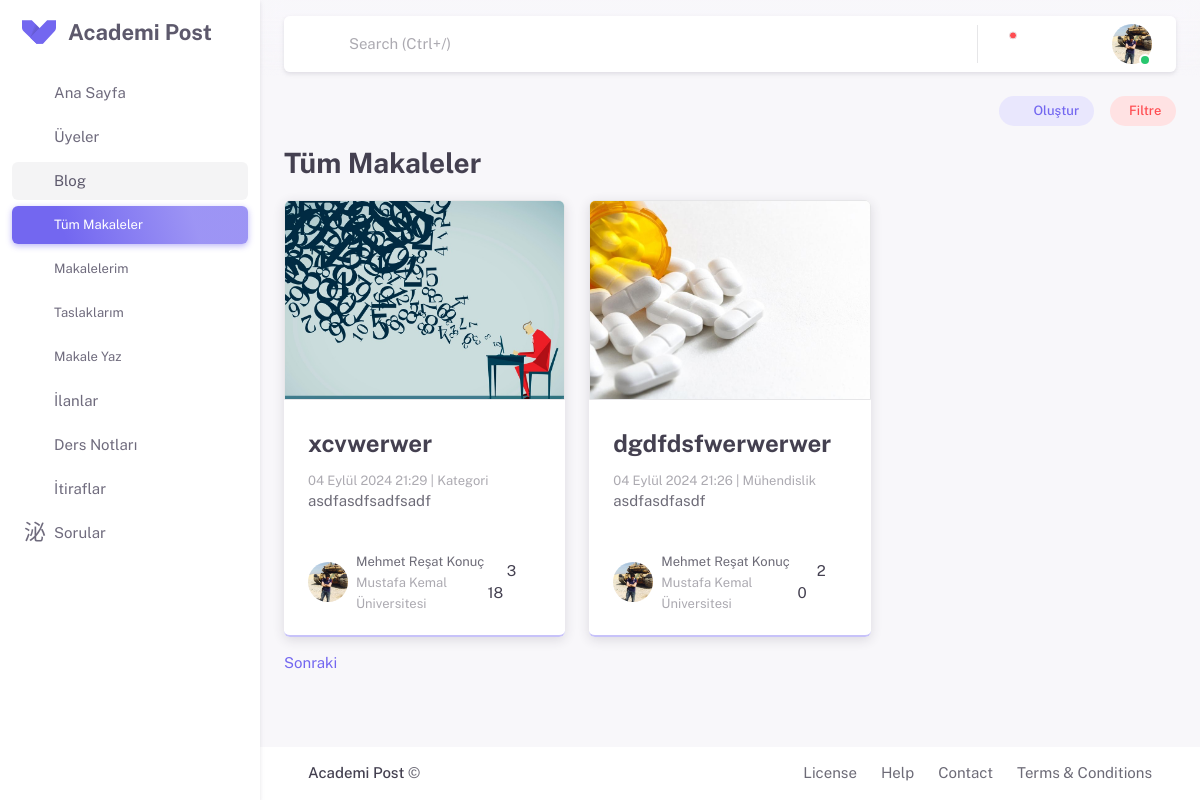
/blogs/ (signed in), run on the app's committed database.
### apps/settings/models.py (models this page shows, shortened)
class SiteSettingsModel(models.Model):
    siteName = models.CharField(max_length=50, verbose_name="Site Adı")
    siteDescription = models.TextField(verbose_name="Site Açıklaması")
    class Meta:
        verbose_name = "Site Ayarı"
        verbose_name_plural = "Site Ayarları"

### apps/blogs/models.py (models this page shows, shortened)
class ArticlesModel(models.Model):
    user = models.ForeignKey(settings.AUTH_USER_MODEL,
                            on_delete=models.CASCADE)
    title = models.CharField(max_length=155)
    content = RichTextUploadingField()
    futured_image = models.ImageField(upload_to=upload_to)
    comments = GenericRelation(Comment)
    likes = GenericRelation(Like)
    create_at = models.DateTimeField(auto_now_add=True)
    category = TreeForeignKey(Category, on_delete=models.CASCADE)
    is_published = models.BooleanField(default=False)
    slug = models.SlugField(unique=True, max_length=160, blank=True, editable=False)
    class Meta:
        ordering = ['-create_at']

class Category(MPTTModel):
    name = models.CharField(max_length=100, unique=True)
    parent = TreeForeignKey('self', on_delete=models.CASCADE, null=True, blank=True, related_name='children')
    class MPTTMeta:
        order_insertion_by = ['name']
    def __str__(self):
        return self.name

### apps/profiles/models.py (models this page shows)
class ProfilePictureModel(models.Model):
    user = models.OneToOneField(settings.AUTH_USER_MODEL, on_delete=models.CASCADE)
    profile_photo = models.ImageField(
        upload_to='profile_photos', blank=True, null=True)

class EducationalInformationModel(models.Model):
    User = models.OneToOneField(settings.AUTH_USER_MODEL,
                             on_delete=models.CASCADE)
    Country = models.ForeignKey(inputs.CountriesModel,
                             on_delete=models.CASCADE)
    University = models.ForeignKey(inputs.UniversitiesModel,
                             on_delete=models.CASCADE)
    Department = models.ForeignKey(inputs.DepartmentsModel,
                             on_delete=models.CASCADE)
    Status = models.ForeignKey(inputs.StatusModel,
                             on_delete=models.CASCADE)

### apps/inputs/models.py (models this page shows)
class UniversitiesModel(models.Model):
    Countries = models.ForeignKey(CountriesModel, on_delete=models.CASCADE)
    Universities = models.CharField(max_length=255)
    def __str__(self):
        return self.Universities

### apps/blogs/views.py (the view, shortened to what this page needs)
# urls.py: path('', views.ArticlesView.as_view(), name='articles'),
class ArticlesView(View):
    model_data = ArticlesModel
    user_filter_model = UserFilterModel
    filter_form = UserFilter
    user_filter_form = UserFilterForm
    template = 'blogs/index.html'
    context = {'siteTitle': 'Makaleler'}
    paginate_by = 2
    def get(self, request):
        user_filter, created = self.user_filter_model.objects.get_or_create(user=request.user)
        data = self.model_data.objects.filter(is_published=True).order_by('-create_at')
        data = data.annotate(
            like_count=Count('likes', distinct=True),
            comment_count=Count('comments', distinct=True)
        )
        filter = self.filter_form(model_to_dict(user_filter), queryset=data)
        filtered_data = filter.qs
        sorted_data = filtered_data
        paginator = Paginator(sorted_data, self.paginate_by)
        page_number = request.GET.get('page')
        page_obj = paginator.get_page(page_number)
        self.context.update({
            'data': page_obj,
            'filter': filter,
            'user_filter': user_filter,
        })
        return render(request, self.template, self.context)

### apps/inputs/models.py (called while the page is built)
    def __str__(self):
        return self.Countries

    def __str__(self):
        return self.Departments

    def __str__(self):
        return self.Status

### apps/notifications/context_processors.py (called while the page is built)
def processors(request):
    context = {
        }
    if request.user.is_authenticated:
        notifications_header = Notification.objects.filter(user=request.user, is_read=False).order_by('-created_at')
        chats = Chat.objects.filter(
                Q(first_user=request.user) | Q(second_user=request.user)
            ).annotate(
                last_message_time=Max('message__timestamp')
            ).order_by('-last_message_time')
        for chat in chats:
            messages = Message.objects.filter(chat=chat, receiver=request.user, is_read=False)
            if not messages:
                chats = chats.exclude(id=chat.id)
        context.update({
                'notifications_header': notifications_header,
                'chats_header' : chats,
            })
    return context

### apps/blogs/templates/blogs/index.html (shortened to what this page needs)
{% extends 'partials/base.html' %}
{% load static %}
{% load crispy_forms_tags %}
{% block extra_css %}
<link rel="stylesheet" href="{% static 'assets/vendor/libs/bootstrap-select/bootstrap-select.css' %}" />
<link rel="stylesheet" href="{% static 'assets/vendor/libs/spinkit/spinkit.css' %}" />
<link rel="stylesheet" href="{% static 'assets/css/pages/blogs/index.css' %}" />
{% endblock extra_css%}
{% block content %}
<div class="d-flex bd-highlight mb-4">
   <div class="p-2 flex-grow-1 bd-highlight">
   </div>
   <div class="bd-highlight me-4">
      <a href="{% url 'article_add' %}" class="btn btn-sm btn-label-primary rounded-pill" ><i class="ti ti-plus me-1"></i>Oluştur</a>
   </div>
   <div class="bd-highlight">
      <button class="btn btn-sm btn-label-danger rounded-pill" data-bs-toggle="offcanvas" data-bs-target="#filter-canvas" aria-controls="offcanvasEnd">Filtre</button>
   </div>
</div>
<div  class="mb-4">
   <h3 class="mb-0 fw-bold">Tüm Makaleler</h3>
</div>
{% include 'blogs/article_list.html' %}
{% endblock content %}

### templates/partials/sidebar.html (shortened to what this page needs)
<aside id="layout-menu" class="layout-menu menu-vertical menu bg-menu-theme">
    <div class="app-brand demo">
      <a href="{% url 'home' %}" class="app-brand-link">
        <span class="app-brand-logo demo">
        </span>
        <span class="app-brand-text demo menu-text fw-bold">{{siteSettings.siteName}}</span>
      </a>
      <a href="javascript:void(0);" class="layout-menu-toggle menu-link text-large ms-auto">
        <i class="ti menu-toggle-icon d-none d-xl-block align-middle"></i>
      </a>
    </div>
    {% with current_page=request.resolver_match.url_name %}
    <ul class="menu-inner py-1">
      <li class="menu-item {% if current_page == 'home' %} active{% endif %}">
        <a href="{% url 'home' %}" class="menu-link">
          <i class="menu-icon tf-icons ti ti-smart-home"></i>
          <div>Ana Sayfa</div>
        </a>
      </li>
      <li class="menu-item {% if current_page == 'members' %} active{% endif %}">
        <a href="{% url 'members' %}" class="menu-link">
          <i class="menu-icon tf-icons ti ti-user-search"></i>
          <div>Üyeler</div>
        </a>
      </li>
      <li class="menu-item {% if '/blogs/' in request.path %} active open{% endif %}">
        <a href="" class="menu-link menu-toggle">
          <i class="menu-icon tf-icons ti ti-blockquote"></i>
          <div>Blog</div>
        </a>
        <ul class="menu-sub">
          <li class="menu-item {% if current_page == 'articles' %} active{% endif %}">
            <a href="{% url 'articles' %}" class="menu-link">
              <small>Tüm Makaleler</small>
            </a>
          </li>
          <li class="menu-item {% if current_page == 'my_articles' %} active{% endif %}">
            <a href="{% url 'my_articles' %}" class="menu-link">
              <small>Makalelerim</small>
            </a>
          </li>
          <li class="menu-item {% if current_page == 'my_draft_articles' %} active{% endif %}">
            <a href="{% url 'my_draft_articles' %}" class="menu-link">
              <small>Taslaklarım</small>
            </a>
          </li>
          <li class="menu-item {% if current_page == 'article_add' or current_page == 'article_edit' %} active{% endif %}">
            <a href="{% url 'article_add' %}" class="menu-link">
              <small>Makale Yaz</small>
            </a>
          </li>
        </ul>
      </li>
      <li class="menu-item {% if '/marketplace/' in request.path %} active open{% endif %}">
        <a href="{% url 'marketplace' %}" class="menu-link menu-toggle">
          <i class="menu-icon tf-icons ti ti-building-store"></i>
          <div>İlanlar</div>
        </a>
      </li>
      <li class="menu-item {% if '/documents/' in request.path %} active open{% endif %}">
        <a href="" class="menu-link menu-toggle">
          <i class="menu-icon tf-icons ti ti-notebook"></i>
          <div>Ders Notları</div>
        </a>
      </li>
      <li class="menu-item {% if '/confessions/' in request.path %} active open{% endif %}">
        <a href="{% url 'confessions' %}" class="menu-link menu-toggle">
          <i class="menu-icon ti-icons ti ti-spy"></i>
          <div>İtiraflar</div>
        </a>
      </li>
      <li class="menu-item {% if '/questions/' in request.path %} active open{% endif %}">
        <a href="" class="menu-link menu-toggle">
          <i class="menu-icon ti-icons ti ti-message-2-question"></i>
          <div>Sorular</div>
        </a>
      </li>
    </ul>
    {% endwith %}
  </aside>

### apps/blogs/templates/blogs/article_list.html (shortened to what this page needs)
{% load static %}
<div class="row infinite-container">
   {% for item in data %}
   <div class="col-lg-4 mb-4 infinite-item">
      <div class="card card-border-shadow-primary h-100">
         <a href="{% url 'article_details' item.slug %}">
         <img src="{{item.futured_image.url}}" class="card-img-top border" alt="{{ item.title }}">
         </a>
         <div class="card-body">
            <a href="{% url 'article_details' item.slug %}">
               <h4 class="card-title fw-bold">{{ item.title|truncatechars:48 }}</h4>
            </a>
            <small class="text-muted mb-2">{{ item.create_at }} | {{ item.category.name }}</small>
            {{ item.content|safe|truncatechars:250 }}
         </div>
         <div class="card-footer">
            <div class="d-flex justify-content-between align-items-center">
               <a href="{% url 'profile' item.user.username %}">
                  <div class="d-flex align-items-center text-muted">
                     {% if item.user.profilepicturemodel.profile_photo %}
                     <img src="{{ item.user.profilepicturemodel.profile_photo.url }}"
                        alt="Yazar Profil Fotoğrafı"
                        class="rounded-circle me-2"
                        style="width: 40px; height: 40px;">
                     {% else %}
                     <img src="{% static 'assets/img/avatars/11.png' %}"
                        alt="Yazar Profil Fotoğrafı"
                        class="rounded-circle me-2"
                        style="width: 40px; height: 40px;">
                     {% endif %}
                     <div>
                        <small class="text-body">{{ item.user.first_name }} {{ item.user.last_name }}</small>
                        <div>
                           <small>{{ item.user.educationalinformationmodel.University }}</small>
                        </div>
                     </div>
                  </div>
               </a>
               <div>
                  <span class="me-3"><i class="ti ti-heart-filled text-primary"></i> {{ item.like_count }}</span>
                  <span> {{ item.comment_count }}</span>
               </div>
            </div>
         </div>
      </div>
   </div>
   {% endfor %}
</div>
<div class="row">
   <div class="col-lg-8">
      {% if data.has_next %}
      <a class="infinite-more-link" href="?{% for key, value in request.GET.items %}{{ key }}={{ value }}&{% endfor %}page={{ data.next_page_number }}">Sonraki</a>
      {% endif %}
   </div>
</div>

### templates/partials/footer.html
<footer class="content-footer footer bg-white">
    <div class="container-xxl">
    <div class="container-fluid d-flex flex-md-row flex-column justify-content-between align-items-md-center gap-1 container-p-x py-4">
      <div>
        <a href="https://demos.pixinvent.com/vuexy-html-admin-template/landing/" target="_blank" class="footer-text fw-medium">{{siteSettings.siteName}}</a>
        ©
      </div>
      <div class="d-flex flex-column flex-sm-row">
        <a href="https://themeforest.net/licenses/standard" class="footer-link me-6" target="_blank">License</a>
        <a href="javascript:void(0)" class="footer-link me-6">Help</a>
        <a href="javascript:void(0)" class="footer-link me-6">Contact</a>
        <a href="javascript:void(0)" class="footer-link">Terms &amp; Conditions</a>
      </div>
    </div>
  </div>
  </footer>

### static/assets/css/demo.css (style rules this page uses)
.light-style .menu .app-brand.demo { height: 64px; }
.app-brand-logo.demo { -ms-flex-align: center; align-items: center; -ms-flex-pack: center; justify-content: center; display: -ms-flexbox; display: flex; width: 34px; height: 24px; }
.app-brand-logo.demo svg { width: 35px; height: 24px; }
.app-brand-text.demo { font-size: 1.375rem; }

### static/assets/css/pages/blogs/index.css (style rules this page uses)
.card img { height: 200px; object-fit: cover; width: 100%; }

### data on the page
SiteSettingsModel: siteName "Academi Post"
ArticlesModel: futured_image (picture), title "xcvwerwer", create_at "04 Eylül 2024 21:29", category.name "Kategori", content "asdfasdfsadfsadf", user.profilepicturemodel.profile_photo (picture), user.first_name "Mehmet Reşat", user.last_name "Konuç", user.educationalinformationmodel.University "Mustafa Kemal Üniversitesi", like_count "3", comment_count "18"
ArticlesModel: futured_image (picture), title "dgdfdsfwerwerwer", create_at "04 Eylül 2024 21:26", category.name "Mühendislik", content "asdfasdfasdf", user.profilepicturemodel.profile_photo (picture), user.first_name "Mehmet Reşat", user.last_name "Konuç", user.educationalinformationmodel.University "Mustafa Kemal Üniversitesi", like_count "2", comment_count "0"
